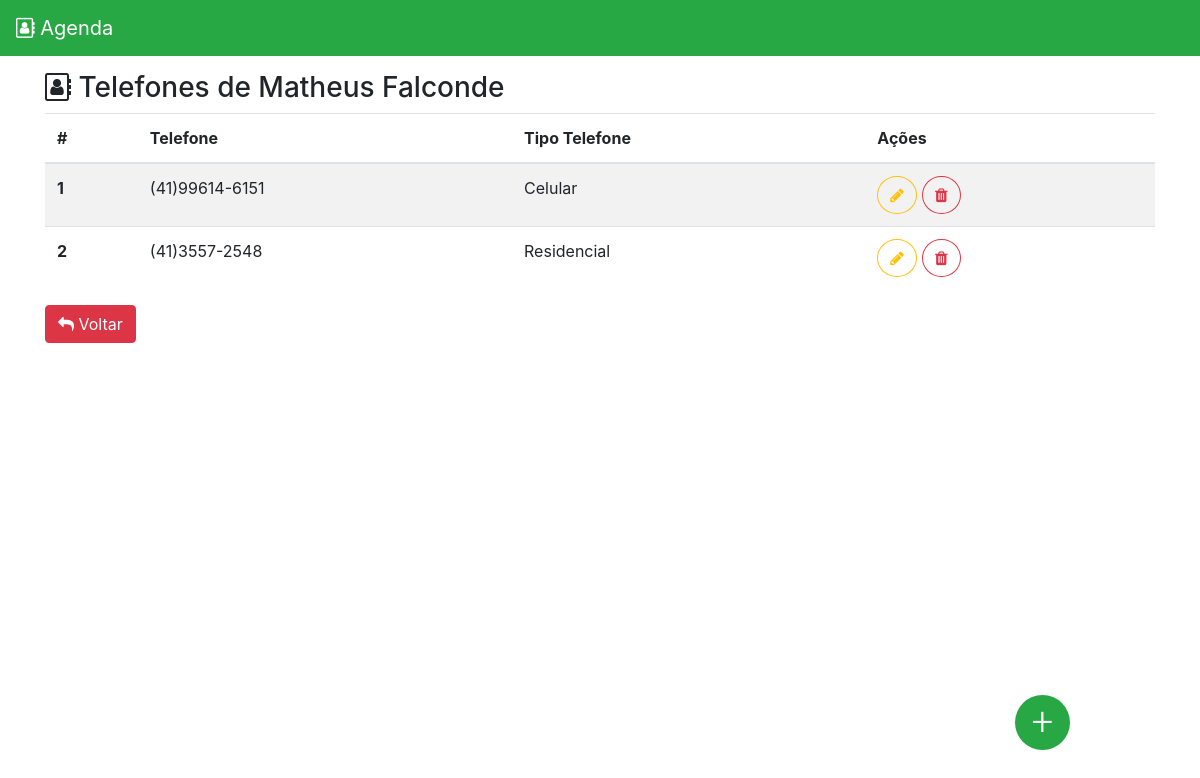
The app's page /telefones/1 with its own data.
### DBClasses.py (models this page shows, shortened)
class Contato(Base):
    __tablename__ = 'contato'
    id = Column(Integer, primary_key = True)
    nome = Column(String(255), nullable = False)
    email = Column(String(255))

class Telefone(Base):
    __tablename__ = 'telefone'
    id = Column(Integer, primary_key = True)
    telefone = Column(String(255), nullable = False)
    tipo_telefone = Column(String(255), nullable = False)
    contato_id = Column(Integer, ForeignKey('contato.id', ondelete='CASCADE'))
    contato = relationship(Contato, lazy='subquery', backref=backref('telefone', cascade='all,delete'))

### app.py (the view)
@app.route('/telefones/<int:contato_id>')
def telefones(contato_id = None):
    mensagem = request.args.get('mensagem')
    telefones = db.find_all_telefone_by_contato_id(contato_id)
    contato = db.find_contato_by_contato_id(contato_id)
    return render_template('telefones.html', telefones=telefones, contato=contato, mensagem=mensagem)

### Database.py (called while the page is built)
def find_contato_by_contato_id(contato_id):
    session = DBSession()
    contato = session.query(Contato).filter(Contato.id == contato_id).first()
    session.close()
    return contato

def find_all_telefone_by_contato_id(contato_id):
    session = DBSession()
    enderecos = session.query(Telefone).filter(Telefone.contato_id == contato_id).all()
    session.close()
    return enderecos

### templates/telefones.html (shortened to what this page needs)
{% extends "layout.html" %}
{% block body %}
<h3 style="margin-top: 15px;"><i class="fa fa-address-book-o" aria-hidden="true"></i> Telefones de {{contato.nome}}</h3>
<table class="table table-striped">
    <thead>
        <tr>
            <th scope="col">#</th>
            <th scope="col">Telefone</th>
            <th scope="col">Tipo Telefone</th>
            <th scope="col">Ações</th>
        </tr>
    </thead>
    <tbody>
        {% for t in telefones %}
            <tr>
                <th scope="row">{{t.id}}</td>
                <td>{{t.telefone}}</td>
                <td>{{t.tipo_telefone}}</td>
                <td>
                    <a href="/cadastrartelefone/{{contato.id}}/{{t.id}}" title="Editar Telefone" class="btn btn-outline-warning" style="border-radius: 50%;margin-right: 5px;"><i class="fa fa-pencil" aria-hidden="true"></i></button>
                    <a href="/deletartelefone/{{contato.id}}/{{t.id}}" title="Deletar Telefone" class="btn btn-outline-danger" style="border-radius: 50%;"><i class="fa fa-trash" aria-hidden="true"></i></button>
                </td>
            </tr>
        {% endfor %}
    </tbody>
</table>
<a href="/" class="btn btn-danger"><i class="fa fa-reply" aria-hidden="true"></i> Voltar</a>
<div class="container-floating">
    <a href="/cadastrartelefone/{{contato.id}}" title="Adicionar novo Telefone para {{contato.nome}}" class="floating-button"><p class="plus">+</p></a>
</div>
{% endblock %}

### templates/layout.html (style rules this page uses)
.floating-button { width: 55px; height: 55px; border-radius: 50%; background: #28A745; position: fixed; bottom: 50px; right: 130px; cursor: pointer; }
.container-floating { position: fixed; width: 0px; height: 0px; bottom: 30px; right: 30px; z-index: 50px; }
.plus { color: white; position: absolute; top: 0; display: block; bottom: 0; left: 0; right: 0; text-align: center; padding: 0; margin: 0; line-height: 55px; font-size: 38px; font-family: 'Roboto'; font-weight: 300; animation: plus-out 0.5s; transition: all 0.3s; }

### records on screen
Contato: nome "Matheus Falconde"
Telefone: id "1", telefone "(41)99614-6151", tipo_telefone "Celular"
Telefone: id "2", telefone "(41)3557-2548", tipo_telefone "Residencial"
